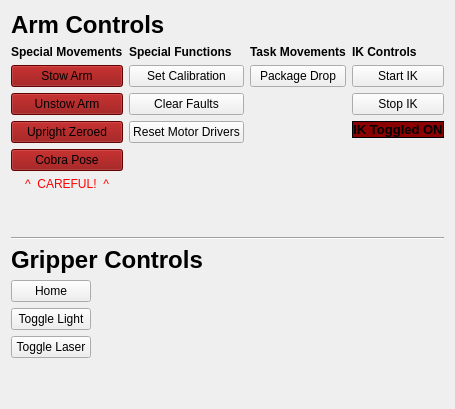
        <widget class="QWidget" name="tab_4">
         <attribute name="title">
          <string>Arm</string>
         </attribute>
         <layout class="QGridLayout" name="gridLayout_15">
          <item row="3" column="0">
           <spacer name="verticalSpacer_3">
            <property name="orientation">
             <enum>Qt::Vertical</enum>
            </property>
            <property name="sizeHint" stdset="0">
             <size>
              <width>20</width>
              <height>40</height>
             </size>
            </property>
           </spacer>
          </item>
          <item row="0" column="0">
           <layout class="QVBoxLayout" name="verticalLayout_14">
            <item>
             <widget class="QLabel" name="label_67">
              <property name="font">
               <font>
                <pointsize>18</pointsize>
                <weight>75</weight>
                <bold>true</bold>
               </font>
              </property>
              <property name="text">
               <string>Arm Controls</string>
              </property>
             </widget>
            </item>
            <item>
             <layout class="QHBoxLayout" name="horizontalLayout_15">
              <item>
               <layout class="QVBoxLayout" name="verticalLayout_15">
                <item>
                 <widget class="QLabel" name="label_68">
                  <property name="font">
                   <font>
                    <weight>75</weight>
                    <bold>true</bold>
                   </font>
                  </property>
                  <property name="text">
                   <string>Special Movements</string>
                  </property>
                 </widget>
                </item>
                <item>
                 <layout class="QGridLayout" name="gridLayout_13">
                  <item row="3" column="0">
                   <widget class="QPushButton" name="arm_control_upright_zeroed_button">
                    <property name="styleSheet">
                     <string notr="true">background-color: darkred;</string>
                    </property>
                    <property name="text">
                     <string>Upright Zeroed</string>
                    </property>
                   </widget>
                  </item>
                  <item row="0" column="0">
                   <widget class="QPushButton" name="arm_controls_stow_arm_button">
                    <property name="styleSheet">
                     <string notr="true">background-color: darkred;</string>
                    </property>
                    <property name="text">
                     <string>Stow Arm</string>
                    </property>
                   </widget>
                  </item>
                  <item row="1" column="0">
                   <widget class="QPushButton" name="arm_controls_unstow_arm_button">
                    <property name="styleSheet">
                     <string notr="true">background-color: darkred;</string>
                    </property>
                    <property name="text">
                     <string>Unstow Arm</string>
                    </property>
                   </widget>
                  </item>
                  <item row="5" column="0">
                   <widget class="QLabel" name="label_71">
                    <property name="styleSheet">
                     <string notr="true">color:red;</string>
                    </property>
                    <property name="text">
                     <string>^  CAREFUL!  ^</string>
                    </property>
                    <property name="alignment">
                     <set>Qt::AlignCenter</set>
                    </property>
                   </widget>
                  </item>
                  <item row="6" column="0">
                   <spacer name="verticalSpacer_4">
                    <property name="orientation">
                     <enum>Qt::Vertical</enum>
                    </property>
                    <property name="sizeType">
                     <enum>QSizePolicy::MinimumExpanding</enum>
                    </property>
                    <property name="sizeHint" stdset="0">
                     <size>
                      <width>20</width>
                      <height>40</height>
                     </size>
                    </property>
                   </spacer>
                  </item>
                  <item row="4" column="0">
                   <widget class="QPushButton" name="arm_control_cobra_button">
                    <property name="palette">
                     <palette>
                      <active>
                       <colorrole role="WindowText">
                        <brush brushstyle="SolidPattern">
                         <color alpha="255">
                          <red>0</red>
                          <green>0</green>
                          <blue>0</blue>
                         </color>
                        </brush>
                       </colorrole>
                       <colorrole role="Button">
                        <brush brushstyle="SolidPattern">
                         <color alpha="255">
                          <red>139</red>
                          <green>0</green>
                          <blue>0</blue>
                         </color>
                        </brush>
                       </colorrole>
                       <colorrole role="Light">
                        <brush brushstyle="SolidPattern">
                         <color alpha="255">
                          <red>209</red>
                          <green>0</green>
                          <blue>0</blue>
                         </color>
                        </brush>
                       </colorrole>
                       <colorrole role="Midlight">
                        <brush brushstyle="SolidPattern">
                         <color alpha="255">
                          <red>174</red>
                          <green>0</green>
                          <blue>0</blue>
                         </color>
                        </brush>
                       </colorrole>
                       <colorrole role="Dark">
                        <brush brushstyle="SolidPattern">
                         <color alpha="255">
                          <red>69</red>
                          <green>0</green>
                          <blue>0</blue>
                         </color>
                        </brush>
                       </colorrole>
                       <colorrole role="Mid">
                        <brush brushstyle="SolidPattern">
                         <color alpha="255">
                          <red>93</red>
                          <green>0</green>
                          <blue>0</blue>
                         </color>
                        </brush>
                       </colorrole>
                       <colorrole role="Text">
                        <brush brushstyle="SolidPattern">
                         <color alpha="255">
                          <red>60</red>
                          <green>60</green>
                          <blue>60</blue>
                         </color>
                        </brush>
                       </colorrole>
                       <colorrole role="BrightText">
                        <brush brushstyle="SolidPattern">
                         <color alpha="255">
                          <red>255</red>
                          <green>255</green>
                          <blue>255</blue>
                         </color>
                        </brush>
                       </colorrole>
                       <colorrole role="ButtonText">
                        <brush brushstyle="SolidPattern">
                         <color alpha="255">
                          <red>0</red>
                          <green>0</green>
                          <blue>0</blue>
                         </color>
                        </brush>
                       </colorrole>
                       <colorrole role="Base">
                        <brush brushstyle="SolidPattern">
                         <color alpha="255">
                          <red>139</red>
                          <green>0</green>
                          <blue>0</blue>
                         </color>
                        </brush>
                       </colorrole>
                       <colorrole role="Window">
                        <brush brushstyle="SolidPattern">
                         <color alpha="255">
                          <red>139</red>
                          <green>0</green>
                          <blue>0</blue>
                         </color>
                        </brush>
                       </colorrole>
                       <colorrole role="Shadow">
                        <brush brushstyle="SolidPattern">
                         <color alpha="255">
                          <red>0</red>
                          <green>0</green>
                          <blue>0</blue>
                         </color>
                        </brush>
                       </colorrole>
                       <colorrole role="AlternateBase">
                        <brush brushstyle="SolidPattern">
                         <color alpha="255">
                          <red>197</red>
                          <green>127</green>
                          <blue>127</blue>
                         </color>
                        </brush>
                       </colorrole>
                       <colorrole role="ToolTipBase">
                        <brush brushstyle="SolidPattern">
                         <color alpha="255">
                          <red>255</red>
                          <green>255</green>
                          <blue>220</blue>
                         </color>
                        </brush>
                       </colorrole>
                       <colorrole role="ToolTipText">
                        <brush brushstyle="SolidPattern">
                         <color alpha="255">
                          <red>0</red>
                          <green>0</green>
                          <blue>0</blue>
                         </color>
                        </brush>
                       </colorrole>
                      </active>
                      <inactive>
                       <colorrole role="WindowText">
                        <brush brushstyle="SolidPattern">
                         <color alpha="255">
                          <red>0</red>
                          <green>0</green>
                          <blue>0</blue>
                         </color>
                        </brush>
                       </colorrole>
                       <colorrole role="Button">
                        <brush brushstyle="SolidPattern">
                         <color alpha="255">
                          <red>139</red>
                          <green>0</green>
                          <blue>0</blue>
                         </color>
                        </brush>
                       </colorrole>
                       <colorrole role="Light">
                        <brush brushstyle="SolidPattern">
                         <color alpha="255">
                          <red>209</red>
                          <green>0</green>
                          <blue>0</blue>
                         </color>
                        </brush>
                       </colorrole>
                       <colorrole role="Midlight">
                        <brush brushstyle="SolidPattern">
                         <color alpha="255">
                          <red>174</red>
                          <green>0</green>
                          <blue>0</blue>
                         </color>
                        </brush>
                       </colorrole>
                       <colorrole role="Dark">
                        <brush brushstyle="SolidPattern">
                         <color alpha="255">
                          <red>69</red>
                          <green>0</green>
                          <blue>0</blue>
                         </color>
                        </brush>
                       </colorrole>
                       <colorrole role="Mid">
                        <brush brushstyle="SolidPattern">
                         <color alpha="255">
                          <red>93</red>
                          <green>0</green>
                          <blue>0</blue>
                         </color>
                        </brush>
                       </colorrole>
                       <colorrole role="Text">
                        <brush brushstyle="SolidPattern">
                         <color alpha="255">
                          <red>60</red>
                          <green>60</green>
                          <blue>60</blue>
                         </color>
                        </brush>
                       </colorrole>
                       <colorrole role="BrightText">
                        <brush brushstyle="SolidPattern">
                         <color alpha="255">
                          <red>255</red>
                          <green>255</green>
                          <blue>255</blue>
                         </color>
                        </brush>
                       </colorrole>
                       <colorrole role="ButtonText">
                        <brush brushstyle="SolidPattern">
                         <color alpha="255">
                          <red>0</red>
                          <green>0</green>
                          <blue>0</blue>
                         </color>
                        </brush>
                       </colorrole>
                       <colorrole role="Base">
                        <brush brushstyle="SolidPattern">
                         <color alpha="255">
                          <red>139</red>
                          <green>0</green>
                          <blue>0</blue>
                         </color>
                        </brush>
                       </colorrole>
                       <colorrole role="Window">
                        <brush brushstyle="SolidPattern">
                         <color alpha="255">
                          <red>139</red>
                          <green>0</green>
                          <blue>0</blue>
                         </color>
                        </brush>
                       </colorrole>
                       <colorrole role="Shadow">
                        <brush brushstyle="SolidPattern">
                         <color alpha="255">
                          <red>0</red>
                          <green>0</green>
                          <blue>0</blue>
                         </color>
                        </brush>
                       </colorrole>
                       <colorrole role="AlternateBase">
                        <brush brushstyle="SolidPattern">
                         <color alpha="255">
                          <red>197</red>
                          <green>127</green>
                          <blue>127</blue>
                         </color>
                        </brush>
                       </colorrole>
                       <colorrole role="ToolTipBase">
                        <brush brushstyle="SolidPattern">
                         <color alpha="255">
                          <red>255</red>
                          <green>255</green>
                          <blue>220</blue>
                         </color>
                        </brush>
                       </colorrole>
                       <colorrole role="ToolTipText">
                        <brush brushstyle="SolidPattern">
                         <color alpha="255">
                          <red>0</red>
                          <green>0</green>
                          <blue>0</blue>
                         </color>
                        </brush>
                       </colorrole>
                      </inactive>
                      <disabled>
                       <colorrole role="WindowText">
                        <brush brushstyle="SolidPattern">
                         <color alpha="255">
                          <red>69</red>
                          <green>0</green>
                          <blue>0</blue>
                         </color>
                        </brush>
                       </colorrole>
                       <colorrole role="Button">
                        <brush brushstyle="SolidPattern">
                         <color alpha="255">
                          <red>139</red>
                          <green>0</green>
                          <blue>0</blue>
                         </color>
                        </brush>
                       </colorrole>
                       <colorrole role="Light">
                        <brush brushstyle="SolidPattern">
                         <color alpha="255">
                          <red>209</red>
                          <green>0</green>
                          <blue>0</blue>
                         </color>
                        </brush>
                       </colorrole>
                       <colorrole role="Midlight">
                        <brush brushstyle="SolidPattern">
                         <color alpha="255">
                          <red>174</red>
                          <green>0</green>
                          <blue>0</blue>
                         </color>
                        </brush>
                       </colorrole>
                       <colorrole role="Dark">
                        <brush brushstyle="SolidPattern">
                         <color alpha="255">
                          <red>69</red>
                          <green>0</green>
                          <blue>0</blue>
                         </color>
                        </brush>
                       </colorrole>
                       <colorrole role="Mid">
                        <brush brushstyle="SolidPattern">
                         <color alpha="255">
                          <red>93</red>
                          <green>0</green>
                          <blue>0</blue>
                         </color>
                        </brush>
                       </colorrole>
                       <colorrole role="Text">
                        <brush brushstyle="SolidPattern">
                         <color alpha="255">
                          <red>69</red>
                          <green>0</green>
                          <blue>0</blue>
                         </color>
                        </brush>
                       </colorrole>
                       <colorrole role="BrightText">
                        <brush brushstyle="SolidPattern">
                         <color alpha="255">
                          <red>255</red>
                          <green>255</green>
                          <blue>255</blue>
                         </color>
                        </brush>
                       </colorrole>
                       <colorrole role="ButtonText">
                        <brush brushstyle="SolidPattern">
                         <color alpha="255">
                          <red>69</red>
                          <green>0</green>
                          <blue>0</blue>
                         </color>
                        </brush>
                       </colorrole>
                       <colorrole role="Base">
                        <brush brushstyle="SolidPattern">
                         <color alpha="255">
                          <red>139</red>
                          <green>0</green>
                          <blue>0</blue>
                         </color>
                        </brush>
                       </colorrole>
                       <colorrole role="Window">
                        <brush brushstyle="SolidPattern">
                         <color alpha="255">
                          <red>139</red>
                          <green>0</green>
                          <blue>0</blue>
                         </color>
                        </brush>
                       </colorrole>
                       <colorrole role="Shadow">
                        <brush brushstyle="SolidPattern">
                         <color alpha="255">
                          <red>0</red>
                          <green>0</green>
                          <blue>0</blue>
                         </color>
                        </brush>
                       </colorrole>
                       <colorrole role="AlternateBase">
                        <brush brushstyle="SolidPattern">
                         <color alpha="255">
                          <red>139</red>
                          <green>0</green>
                          <blue>0</blue>
                         </color>
                        </brush>
                       </colorrole>
                       <colorrole role="ToolTipBase">
                        <brush brushstyle="SolidPattern">
                         <color alpha="255">
                          <red>255</red>
                          <green>255</green>
                          <blue>220</blue>
                         </color>
                        </brush>
                       </colorrole>
                       <colorrole role="ToolTipText">
                        <brush brushstyle="SolidPattern">
                         <color alpha="255">
                          <red>0</red>
                          <green>0</green>
                          <blue>0</blue>
                         </color>
                        </brush>
                       </colorrole>
                      </disabled>
                     </palette>
                    </property>
                    <property name="styleSheet">
                     <string notr="true">background-color: darkred;</string>
                    </property>
                    <property name="text">
                     <string>Cobra Pose</string>
                    </property>
                   </widget>
                  </item>
                 </layout>
                </item>
               </layout>
              </item>
              <item>
               <layout class="QVBoxLayout" name="verticalLayout_17">
                <item>
                 <widget class="QLabel" name="label_70">
                  <property name="font">
                   <font>
                    <weight>75</weight>
                    <bold>true</bold>
                   </font>
                  </property>
                  <property name="text">
                   <string>Special Functions</string>
                  </property>
                 </widget>
                </item>
                <item>
                 <layout class="QGridLayout" name="gridLayout_14">
                  <item row="0" column="0">
                   <widget class="QPushButton" name="arm_controls_calibration_button">
                    <property name="text">
                     <string>Set Calibration</string>
                    </property>
                   </widget>
                  </item>
                  <item row="1" column="0">
                   <widget class="QPushButton" name="arm_controls_clear_faults_button">
                    <property name="text">
                     <string>Clear Faults</string>
                    </property>
                   </widget>
                  </item>
                  <item row="2" column="0">
                   <widget class="QPushButton" name="arm_controls_reset_motor_drivers_button">
                    <property name="text">
                     <string>Reset Motor Drivers</string>
                    </property>
                   </widget>
                  </item>
                 </layout>
                </item>
                <item>
                 <spacer name="verticalSpacer_5">
                  <property name="orientation">
                   <enum>Qt::Vertical</enum>
                  </property>
                  <property name="sizeType">
                   <enum>QSizePolicy::MinimumExpanding</enum>
                  </property>
                  <property name="sizeHint" stdset="0">
                   <size>
                    <width>20</width>
                    <height>40</height>
                   </size>
                  </property>
                 </spacer>
                </item>
               </layout>
              </item>
              <item>
               <layout class="QVBoxLayout" name="verticalLayout_25">
                <item>
                 <widget class="QLabel" name="label_69">
                  <property name="enabled">
                   <bool>true</bool>
                  </property>
                  <property name="font">
                   <font>
                    <weight>75</weight>
                    <bold>true</bold>
                   </font>
                  </property>
                  <property name="text">
                   <string>Task Movements</string>
                  </property>
                 </widget>
                </item>
                <item>
                 <layout class="QGridLayout" name="gridLayout_19">
                  <item row="0" column="0">
                   <widget class="QPushButton" name="arm_controls_package_drop_button">
                    <property name="styleSheet">
                     <string notr="true"/>
                    </property>
                    <property name="text">
                     <string>Package Drop</string>
                    </property>
                   </widget>
                  </item>
                  <item row="2" column="0">
                   <spacer name="verticalSpacer_7">
                    <property name="orientation">
                     <enum>Qt::Vertical</enum>
                    </property>
                    <property name="sizeType">
                     <enum>QSizePolicy::MinimumExpanding</enum>
                    </property>
                    <property name="sizeHint" stdset="0">
                     <size>
                      <width>20</width>
                      <height>40</height>
                     </size>
                    </property>
                   </spacer>
                  </item>
                 </layout>
                </item>
               </layout>
              </item>
              <item>
               <layout class="QVBoxLayout" name="verticalLayout_36">
                <item>
                 <widget class="QLabel" name="label_15">
                  <property name="font">
                   <font>
                    <weight>75</weight>
                    <bold>true</bold>
                   </font>
                  </property>
                  <property name="text">
                   <string>IK Controls</string>
                  </property>
                 </widget>
                </item>
                <item>
                 <layout class="QGridLayout" name="gridLayout_20"/>
                </item>
                <item>
                 <widget class="QPushButton" name="ik_control_start_button">
                  <property name="text">
                   <string>Start IK</string>
                  </property>
                 </widget>
                </item>
                <item>
                 <widget class="QPushButton" name="ik_control_stop_button">
                  <property name="font">
                   <font>
                    <weight>50</weight>
                    <bold>false</bold>
                   </font>
                  </property>
                  <property name="text">
                   <string>Stop IK</string>
                  </property>
                 </widget>
                </item>
                <item>
                 <widget class="QLabel" name="ik_control_status_label">
                  <property name="font">
                   <font>
                    <pointsize>10</pointsize>
                    <weight>75</weight>
                    <bold>true</bold>
                   </font>
                  </property>
                  <property name="styleSheet">
                   <string notr="true">background-color:darkred; border: 0.5px solid black;</string>
                  </property>
                  <property name="text">
                   <string>IK Toggled ON</string>
                  </property>
                  <property name="alignment">
                   <set>Qt::AlignCenter</set>
                  </property>
                 </widget>
                </item>
                <item>
                 <spacer name="verticalSpacer_8">
                  <property name="orientation">
                   <enum>Qt::Vertical</enum>
                  </property>
                  <property name="sizeType">
                   <enum>QSizePolicy::MinimumExpanding</enum>
                  </property>
                  <property name="sizeHint" stdset="0">
                   <size>
                    <width>20</width>
                    <height>40</height>
                   </size>
                  </property>
                 </spacer>
                </item>
               </layout>
              </item>
             </layout>
            </item>
           </layout>
          </item>
          <item row="2" column="0">
           <layout class="QHBoxLayout" name="horizontalLayout_14">
            <item>
             <layout class="QVBoxLayout" name="verticalLayout_7">
              <item>
               <widget class="QLabel" name="label_19">
                <property name="font">
                 <font>
                  <pointsize>18</pointsize>
                  <weight>75</weight>
                  <bold>true</bold>
                 </font>
                </property>
                <property name="text">
                 <string>Gripper Controls</string>
                </property>
               </widget>
              </item>
              <item>
               <layout class="QGridLayout" name="gridLayout_9">
                <item row="0" column="1">
                 <spacer name="horizontalSpacer_17">
                  <property name="orientation">
                   <enum>Qt::Horizontal</enum>
                  </property>
                  <property name="sizeHint" stdset="0">
                   <size>
                    <width>40</width>
                    <height>20</height>
                   </size>
                  </property>
                 </spacer>
                </item>
                <item row="0" column="0">
                 <layout class="QVBoxLayout" name="verticalLayout_9">
                  <item>
                   <widget class="QPushButton" name="gripper_home_button">
                    <property name="text">
                     <string>Home</string>
                    </property>
                   </widget>
                  </item>
                  <item>
                   <widget class="QPushButton" name="gripper_toggle_light_button">
                    <property name="text">
                     <string>Toggle Light</string>
                    </property>
                   </widget>
                  </item>
                  <item>
                   <widget class="QPushButton" name="gripper_toggle_laser_button">
                    <property name="text">
                     <string>Toggle Laser</string>
                    </property>
                   </widget>
                  </item>
                 </layout>
                </item>
               </layout>
              </item>
             </layout>
            </item>
           </layout>
          </item>
          <item row="1" column="0">
           <widget class="Line" name="line_8">
            <property name="orientation">
             <enum>Qt::Horizontal</enum>
            </property>
           </widget>
          </item>
         </layout>
        </widget>
